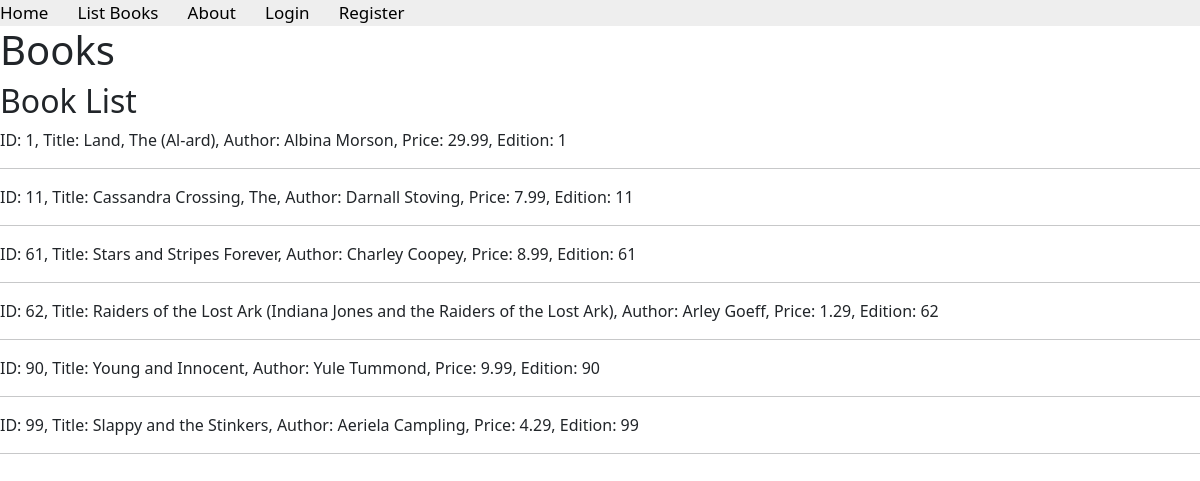
/books/simple/query/, run on the app's committed database.
### apps/bookmodule/models.py (models this page shows)
class Book(models.Model):
    title = models.CharField(max_length = 50)
    author = models.CharField(max_length = 50)
    price = models.FloatField(default = 0.0)
    edition = models.SmallIntegerField(default = 1)

### apps/bookmodule/views.py (the view)
# urls.py: path('simple/query/', views.simple_query, name='books.simple_query'),
def simple_query(request):
    mybooks=Book.objects.filter(title__icontains='and') # <- multiple objects
    return render(request, 'bookmodule/bookList.html', {'books':mybooks})

### apps/templates/bookmodule/bookList.html (shortened to what this page needs)
{% extends "layouts/base.html" %}
{% block content %}
<h1>Books</h1>
<h2>Book List</h2>
{% if books %}
    {% for mybooks in books %}
    <p>ID: {{ mybooks.id }}, Title: {{ mybooks.title }}, Author: {{ mybooks.author }}, Price: {{ mybooks.price }}, Edition: {{ mybooks.edition }}</p>
    <hr>
    {% endfor %}
{% else %}
    <p>No books found.</p>
{% endif %}
{% endblock content %}

### apps/templates/layouts/base.html (shortened to what this page needs)
<!DOCTYPE html>
<html>
{% load static %}
<head>
  <link href="https://cdn.jsdelivr.net/npm/bootstrap@5.3.0/dist/css/bootstrap.min.css" rel="stylesheet">
 <link rel="stylesheet" href="https://cdnjs.cloudflare.com/ajax/libs/font-awesome/4.7.0/css/font-awesome.min.css">
  <link rel="stylesheet" href="{% static 'styles.css' %}">
</head>
<body>
    {% include "includes/header.html" %}
    {% block content %} {% endblock content %}
</body>
</html>

### apps/templates/includes/header.html
<div class="topnav">
    <a href="{% url "books.index" %}">Home</a>
    <a href="{% url "books.list_books" %}">List Books</a>
    <a href="{% url "books.aboutus" %}">About</a>
    {% if user.is_authenticated %}
<form action="{% url 'logout' %}" method="post" style="display: inline;">
    {% csrf_token %}
    <button type="submit" style="background: none; border: none; color: blue; text-decoration: underline; cursor: pointer; padding: 0;">
        Logout
    </button>
</form>    {% else %}
        <a href="{% url 'login' %}">Login</a>
        <a href="{% url 'register' %}">Register</a>
    {% endif %}
</div>

### apps/static/styles.css (style rules this page uses)
.topnav { background-color: #eeeeee; width: 100%; }
.topnav a { color: #000000; text-align: center; margin-right: 25px; text-decoration: none; font-size: 17px; }

### data on the page
Book: id "1", title "Land, The (Al-ard)", author "Albina Morson", price "29.99", edition "1"
Book: id "11", title "Cassandra Crossing, The", author "Darnall Stoving", price "7.99", edition "11"
Book: id "61", title "Stars and Stripes Forever", author "Charley Coopey", price "8.99", edition "61"
Book: id "62", title "Raiders of the Lost Ark (Indiana Jones and the Raiders of the Lost Ark)", author "Arley Goeff", price "1.29", edition "62"
Book: id "90", title "Young and Innocent", author "Yule Tummond", price "9.99", edition "90"
Book: id "99", title "Slappy and the Stinkers", author "Aeriela Campling", price "4.29", edition "99"
